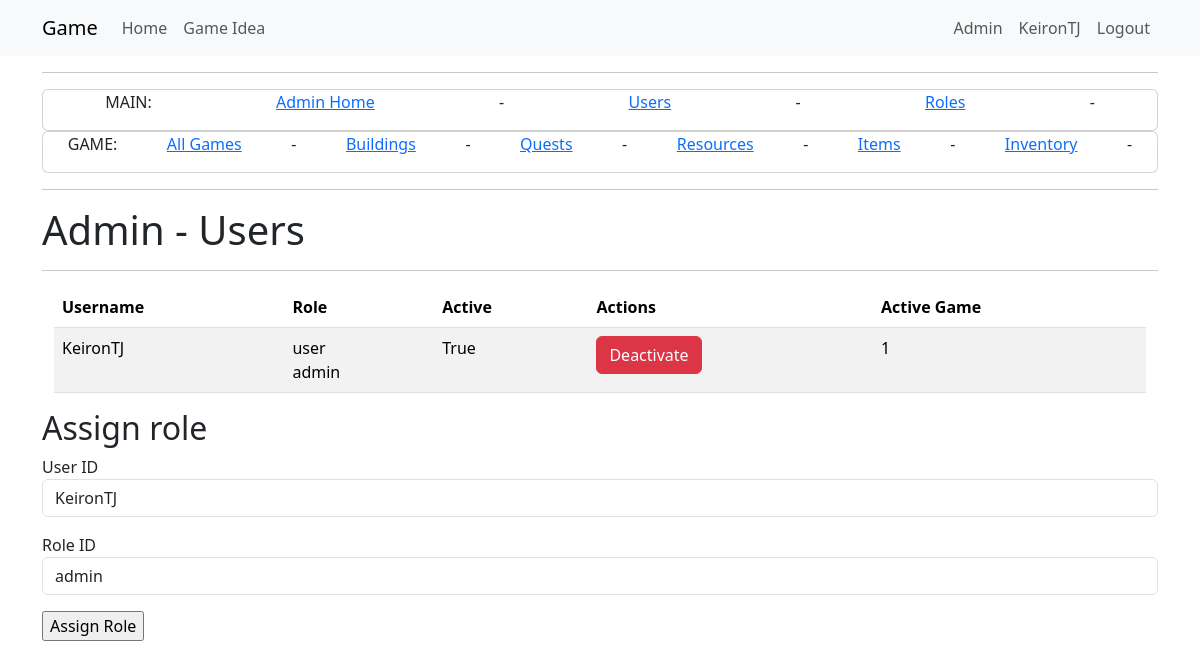
Page /admin_users (signed in) on the committed database.
### app/models.py (models this page shows, shortened)
class User(UserMixin, db.Model):
    id = db.Column(Integer, primary_key=True)
    username = db.Column(String(64), index=True, unique=True)
    email = db.Column(String(120), index=True, unique=True)
    password_hash = db.Column(String(256))
    active = db.Column(db.Boolean(), default=True)
    activegame = db.Column(db.Integer, nullable=True)
    game = so.relationship("Game", back_populates="user", cascade="all, delete-orphan")
    role=so.relationship("Role", secondary="user_roles")
    def is_admin(self):
        return 'admin' in [role.name for role in self.role]

class Role(db.Model):
    __tablename__ = 'roles'
    id = db.Column(db.Integer(), primary_key=True)
    name = db.Column(db.String(50), unique=True)

### app/admin/routes.py (the view, shortened to what this page needs)
@bp.route('/admin_users', methods=['GET', 'POST'])
@login_required
@admin_required
def admin_users():
    user_roles = db.session.query(UserRoles).all()
    users = db.session.query(User).all()
    roles= db.session.query(Role).all()
    assign_role_form = AssignRoleForm()
    return render_template("admin/admin_users.html",
                           title='Admin - Users',
                           users=users,
                           assign_role_form=assign_role_form,
                           roles=roles,
                           user_roles=user_roles)

### app/admin/forms.py
class AssignRoleForm(FlaskForm):
    user_id = SelectField('User ID', coerce=int)
    role_id = SelectField('Role ID', coerce=int)
    submit = SubmitField('Assign Role')
    def __init__(self, *args, **kwargs):
        super(AssignRoleForm, self).__init__(*args, **kwargs)
        self.user_id.choices = [(user.id, user.username) for user in User.query.all()]  # Assuming User model has id and name fields
        self.role_id.choices = [(role.id, role.name) for role in Role.query.all()]  # Assuming Role model has id and name fields

### app/models.py (called while the page is built)
@login.user_loader
def load_user(id):
    return db.session.get(User, int(id))

### app/templates/admin/admin_users.html (shortened to what this page needs)
{% extends "admin/admin_base.html" %}
{% block content2 %}
<div class="Jumbotron">
    <h1>Admin - Users</h1>
</div>
<hr>
<div class="container">
    <div class="row">
        <div class="col-md-12">
            <table class="table table-striped">
                <thead>
                    <tr>
                        <th>Username</th>
                        <th>Role</th>
                        <th>Active</th>
                        <th>Actions</th>
                        <th>Active Game</th>
                    </tr>
                </thead>
                <tbody>
                    {% for user in users %}
                    <tr>
                        <td>{{ user.username }}</td>
                        <td>
                            {% for role in user.role %}
                            {{ role.name }} <br>
                            {% else %}
                            No Roles Assigned
                            {% endfor %}
                        </td>
                        <td>{{ user.active }}</td>
                        <td>
                            {% if user.active %}
                            <a href="{{ url_for('admin.deactivate_user', user_id=user.id) }}" class="btn btn-danger">Deactivate</a>
                            {% else %}
                            <a href="{{ url_for('admin.activate_user', user_id=user.id) }}" class="btn btn-success">Activate</a>
                            {% endif %}
                        </td>
                        <td>{{ user.activegame }}</td>
                    </tr>
                    {% endfor %}
                </tbody>
            </table>
        </div>
    </div>
</div>
<h2>Assign role</h2>
<form action="" method="post" novalidate>
    <p>
        {{ assign_role_form.user_id.label }}<br>
        {{ assign_role_form.user_id(class="form-control") }}
    </p>
    <p>
        {{ assign_role_form.role_id.label }}<br>
        {{ assign_role_form.role_id(class="form-control") }}
    </p>
    <p>{{ assign_role_form.submit() }}</p>
</form>
{% endblock %}

### app/templates/base.html (shortened to what this page needs)
<!doctype html>
<html lang="en">
<head>
    <link href="https://cdn.jsdelivr.net/npm/bootstrap@5.3.2/dist/css/bootstrap.min.css"
          rel="stylesheet"
>
    <link rel="stylesheet" href="{{ url_for('static', filename='style.css') }}">
</head>
<body>
    <nav class="navbar navbar-expand-lg bg-body-tertiary">
        <div class="container">
            <a class="navbar-brand" href="{{ url_for('main.index') }}">Game</a>
            <div class="collapse navbar-collapse" id="navbarSupportedContent">
                <ul class="navbar-nav me-auto mb-2 mb-lg-0">
                    <li class="nav-item">
                        <a class="nav-link" aria-current="page" href="{{ url_for('main.index') }}">Home</a>
                    </li>
                    {% if not current_user.is_authenticated or current_user.activegame == None    %}
                    <li class="nav-item">
                        <a class="nav-link" aria-current="page" href="{{ url_for('game.startmenu') }}">Game Idea</a>
                    </li>
                    {% else %}
                    <li class="nav-item">
                        <a class="nav-link" aria-current="page" href="{{ url_for('game.play', game_id=current_user.activegame) }}">Game Idea</a>
                    </li>
                    {% endif %}
                </ul>
                <ul class="navbar-nav mb-2 mb-lg-0">
                    {% if current_user.is_anonymous %}
                    <li class="nav-item">
                        <a class="nav-link" aria-current="page" href="{{ url_for('auth.login') }}">Login</a>
                    </li>
                    {% else %}
                    {% if current_user.is_admin() %}
                    <li class="nav-item">
                        <a class="nav-link" aria-current="page" href="{{ url_for('admin.admin_home') }}">Admin</a>
                    </li>
                    {% endif %}
                    <li class="nav-item">
                        <a class="nav-link" aria-current="page" href="{{ url_for('main.view_profile', user_id=current_user.id) }}">{{ current_user.username }}</a>
                    </li>
                    <li class="nav-item">
                        <a class="nav-link" aria-current="page" href="{{ url_for('auth.logout') }}">Logout</a>
                    </li>
                    {% endif %}
                </ul>
            </div>
        </div>
    </nav>
    <div class="container mt-3">
        {% block content %}{% endblock %}
    </div>
</body>
</html>

### rows in the picture
User: username "KeironTJ", active "True", activegame "1"
Role: name "user"
Role: name "admin"

### other values in the picture
{{ assign_role_form.user_id.label }} "User ID"
{{ assign_role_form.role_id.label }} "Role ID"
